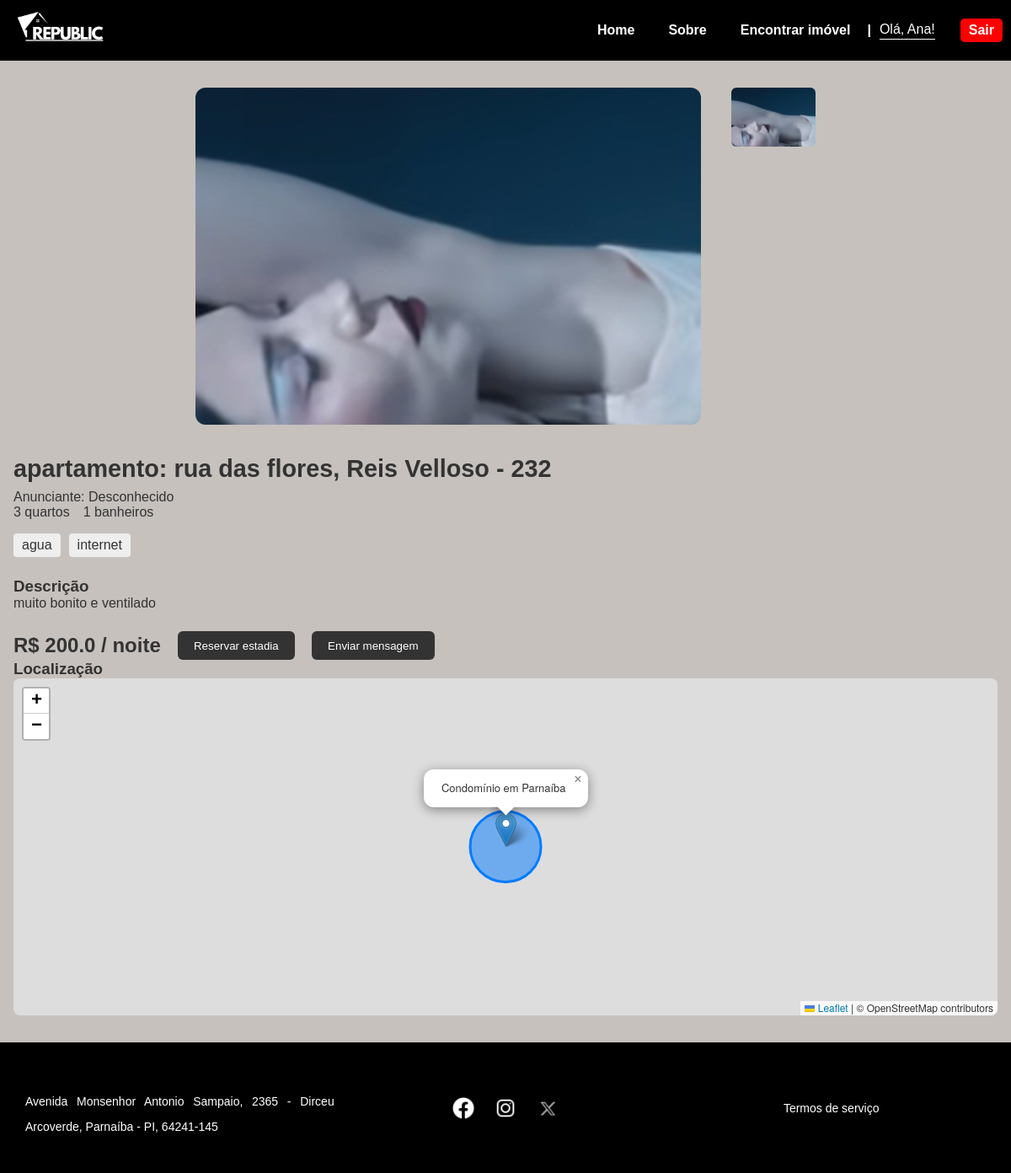
The page /detalhes_apartamento/1 (signed in) on the database its author committed.
### tables this page shows
CREATE TABLE usuarios (
    id INTEGER PRIMARY KEY AUTOINCREMENT,
    nome TEXT NOT NULL,
    email TEXT NOT NULL UNIQUE,
    senha TEXT NOT NULL,
    celular TEXT NOT NULL
);

CREATE TABLE apartamentos (
    id INTEGER PRIMARY KEY AUTOINCREMENT,
    endereco TEXT,
    bairro TEXT,
    numero TEXT,
    cep TEXT,
    complemento TEXT,
    valor REAL,
    quartos INTEGER,
    banheiros INTEGER,
    inclusos TEXT,
    outros TEXT,
    descricao TEXT,
    imagem TEXT,
    tipo TEXT
, usuario_id INTEGER);

### app.py (the view)
@app.route('/detalhes_apartamento/<int:id>')
def detalhes_apartamento(id):
    conn = sqlite3.connect('instance/banco.db')
    cursor = conn.cursor()
    cursor.execute("""
       SELECT id, endereco, bairro, numero, cep, complemento, valor, quartos,
              banheiros, inclusos, outros, descricao, imagem, tipo, usuario_id
       FROM apartamentos WHERE id = ?
    """, (id,))
    row = cursor.fetchone()
    if row and len(row) >= 15:
        apt = {
            'id': row[0],
            'endereco': row[1],
            'bairro': row[2],
            'numero': row[3],
            'cep': row[4],
            'complemento': row[5],
            'valor': row[6],
            'quartos': row[7],
            'banheiros': row[8],
            'inclusos': row[9].split(',') if row[9] else [],
            'outros': row[10],
            'descricao': row[11],
            'imagens': row[12].split(',') if row[12] else ['default.jpg'],
            'tipo': row[13],
            'usuario_id': row[14]
        }
        cursor.execute('SELECT nome FROM usuarios WHERE id = ?', (apt['usuario_id'],))
        dono = cursor.fetchone()
        dono_nome = dono[0] if dono else 'Desconhecido'
        conn.close()
        return render_template('apt.html', apartamento=apt, dono_nome=dono_nome, usuario_logado=session.get('usuario_id'))
    conn.close()
    return "Apartamento não encontrado", 404

### app.py (called while the page is built)
def obter_usuario_nome():
    if 'usuario_id' in session:
        conn = sqlite3.connect('instance/banco.db')
        cursor = conn.cursor()
        cursor.execute('SELECT nome FROM usuarios WHERE id = ?', (session['usuario_id'],))
        usuario = cursor.fetchone()
        conn.close()
        if usuario:
            return usuario[0]
    return None

@app.context_processor
def inject_usuario_nome():
    return dict(usuario_nome=obter_usuario_nome())

### templates/apt.html (shortened to what this page needs)
<!DOCTYPE html>
<html lang="pt-br">
<head>
  <link rel="stylesheet" href="{{ url_for('static', filename='css/style.css') }}">
  <link rel="stylesheet" href="{{ url_for('static', filename='css/apt.css') }}">
  <link rel="stylesheet" href="{{ url_for('static', filename='css/map.css') }}">
  <link rel="stylesheet" href="https://unpkg.com/leaflet/dist/leaflet.css" />
</head>
<body>
  <header class="header">
    <div class="logo">
      <a href="{{ url_for('index') }}">
        <img src="{{ url_for('static', filename='img/logo/logo_branca.png') }}" alt="Republic Logo">
      </a>
    </div>
    <nav class="nav">
      <a href="{{ url_for('index') }}">Home</a>
      <a href="{{ url_for('sobre') }}">Sobre</a>
      <a href="{{ url_for('pesquisa') }}">Encontrar imóvel</a>
      {% if usuario_nome %}
      <div class="user-info">
        <div class="separator">|</div>
        <span class="saudacao">Olá, {{ usuario_nome }}!</span>
        <a href="{{ url_for('logout') }}" class="logout-btn">Sair</a>
      </div>
      {% else %}
      <a href="{{ url_for('cadastro') }}">Login / Cadastro</a>
      {% endif %}
    </nav>
  </header>
  <main class="main-content">
    <div class="image-gallery side-by-side">
      <div class="main-img">
        {% if apartamento.imagens and apartamento.imagens|length > 0 %}
          <img id="current-img" src="{{ url_for('static', filename='img/apts/' + apartamento.imagens[0]) }}" alt="Imagem principal">
        {% else %}
          <img id="current-img" src="{{ url_for('static', filename='img/apts/default.jpg') }}" alt="Imagem padrão">
        {% endif %}
      </div>
      <div class="thumbs">
        {% for img in apartamento.imagens %}
          <img class="thumb" src="{{ url_for('static', filename='img/apts/' + img) }}" alt="Imagem" onclick="changeImage('{{ img }}')">
        {% endfor %}
      </div>
    </div>
    <section class="details">
      <h2>{{ apartamento.tipo }}: {{ apartamento.endereco }}, {{ apartamento.bairro }} - {{ apartamento.numero }}</h2>
<div class="anunciante">
  <span>Anunciante: {{ dono_nome }}</span>
</div>
      <ul class="info">
        <li>{{ apartamento.quartos }} quartos</li>
        <li>{{ apartamento.banheiros }} banheiros</li>
      </ul>
      <div class="highlights">
        {% for item in apartamento.inclusos %}
        <span>{{ item }}</span>
        {% endfor %}
      </div>
      <section class="description">
        <h3>Descrição</h3>
        <p>{{ apartamento.descricao }}</p>
      </section>
      <div class="price-action">
        <span class="price">R$ {{ apartamento.valor }} / noite</span>
        <button>Reservar estadia</button>
        <button>Enviar mensagem</button>
      </div>
    </section>
    <section class="map">
      <h3>Localização</h3>
      <div id="map"></div>
    </section>
  </main>
  <footer class="footer">
    <div class="footer-content">
      <div class="container text-center">
        <div class="row">
          <div class="col">
            <p>Avenida Monsenhor Antonio Sampaio, 2365 - Dirceu Arcoverde, Parnaíba - PI, 64241-145</p>
          </div>
          <div class="col">
            <div class="socials">
              <a href="#"><img src="{{ url_for('static', filename='img/socials/facebook.png') }}" alt="Facebook"></a>
              <a href="#"><img src="{{ url_for('static', filename='img/socials/ig.png') }}" alt="Instagram"></a>
              <a href="#"><img src="{{ url_for('static', filename='img/socials/x.webp') }}" alt="X"></a>
            </div>
          </div>
          <div class="col">
            <a href="{{ url_for('termos') }}">Termos de serviço</a>
          </div>
        </div>
      </div>
    </div>
  </footer>
</body>
</html>

### static/css/style.css (style rules this page uses)
* { margin: 0; padding: 0; box-sizing: border-box; }
body { font-family: Arial, sans-serif; background-color: #c6c1bd; color: #333; }
.nav { display: flex; align-items: center; gap: 20px; }
.user-info { display: flex; align-items: center; gap: 10px; }
.separator { color: white; font-weight: bold; }
.saudacao { color: white; border-bottom: 1px solid white; padding-bottom: 2px; }
.logout-btn { background-color: red; color: white; padding: 5px 10px; border-radius: 5px; text-decoration: none; font-weight: bold; transition: background-color 0.3s; }
.header { background: rgb(0, 0, 0); display: flex; align-items: center; justify-content: space-between; padding: 10px; }
.logo img { width: 120px; }
.nav a { color: white; text-decoration: none; margin-left: 20px; font-weight: bold; }
.container { padding: 30px 50px; }
.container p { text-align: justify; line-height: 30px; margin-top: 15px; }
.footer { background-color: black; color: white; padding: 30px 0; font-size: 14px; }
.footer-content .container { max-width: 1200px; margin: 0 auto; padding: 0 20px; }
.footer-content .row { display: flex; justify-content: space-between; align-items: center; flex-wrap: wrap; text-align: center; }
.footer-content .col { flex: 1; padding: 10px; }
.footer-content .socials a img { width: 30px; margin: 0 8px; vertical-align: middle; }
.footer-content a { color: white; text-decoration: none; }

### static/css/apt.css (style rules this page uses)
.main-content { max-width: 1200px; margin: 2rem auto; padding: 0 1rem; }
.image-gallery { display: flex; flex-direction: column; align-items: center; gap: 1rem; }
.image-gallery.side-by-side { flex-direction: row; align-items: flex-start; justify-content: center; }
.main-img img { width: 100%; max-width: 800px; height: auto; border-radius: 12px; }
.image-gallery.side-by-side .main-img img { width: 600px; height: 400px; object-fit: cover; border-radius: 12px; }
.thumbs { display: flex; gap: 10px; flex-wrap: wrap; justify-content: center; }
.image-gallery.side-by-side .thumbs { flex-direction: column; gap: 10px; margin-left: 20px; }
.thumbs img { width: 100px; height: 70px; object-fit: cover; border-radius: 6px; cursor: pointer; transition: transform 0.2s; }
.details { margin-top: 2rem; }
.details h2 { font-size: 1.8rem; margin-bottom: 0.5rem; }
.info { list-style: none; padding: 0; display: flex; flex-wrap: wrap; gap: 1rem; }
.highlights { display: flex; flex-wrap: wrap; gap: 10px; margin: 1rem 0; }
.highlights span { background-color: #eee; padding: 5px 10px; border-radius: 4px; }
.description { margin: 1.5rem 0; }
.price-action { display: flex; align-items: center; gap: 20px; flex-wrap: wrap; }
.price { font-weight: bold; font-size: 1.5rem; }
.price-action button { background-color: #333; color: white; border: none; padding: 0.6rem 1.2rem; border-radius: 6px; cursor: pointer; transition: background-color 0.2s; }

### static/css/map.css (style rules this page uses)
#map { width: 100%; height: 100%; min-height: 400px; border-radius: 8px; }

### rows shown on the page
usuarios: nome "Ana"
apartamentos: imagem (picture), tipo "apartamento", endereco "rua das flores", bairro "Reis Velloso", numero "232", quartos "3", banheiros "1", descricao "muito bonito e ventilado", valor "200.0"

### other values the page prints
{{ dono_nome }} "Desconhecido"
{{ item }} "agua" "internet"
